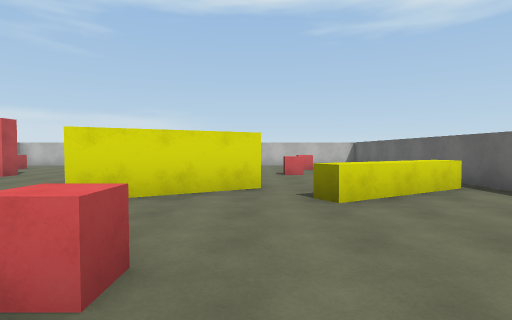
view 1 (above)

15 first-person views from a walk through a Unity game level. The camera is 1.4 m above the floor, tilts 2° down and sees 80° across. The floor is counted in squares, 2 m on a side. Each view is taken from the middle of a square. On the plan, view 1 faces up. The plan holds only what a view shows up to about 10 squares ahead; the rest is blank. Surface patterns are stand-ins for the level's own textures.

view 2
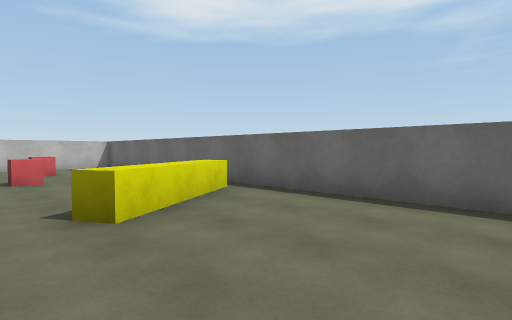

view 3
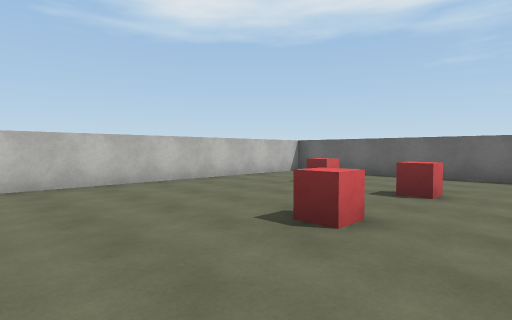

view 4
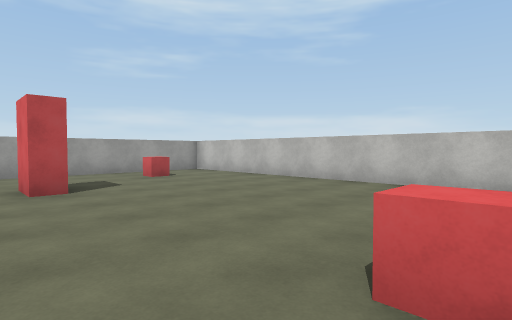

view 5
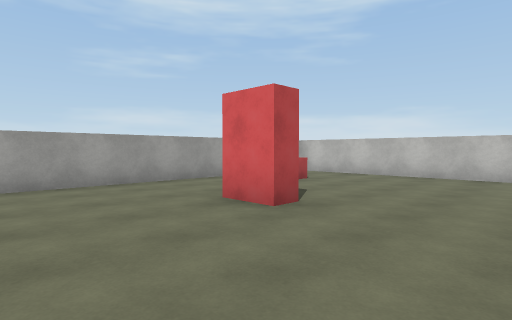

view 6
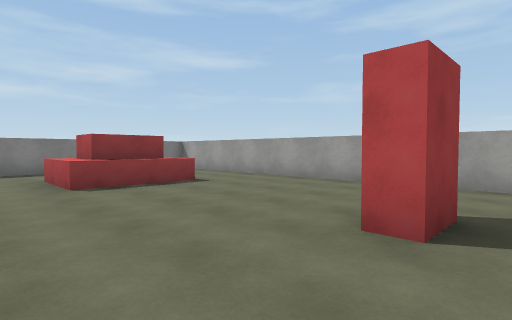

view 7
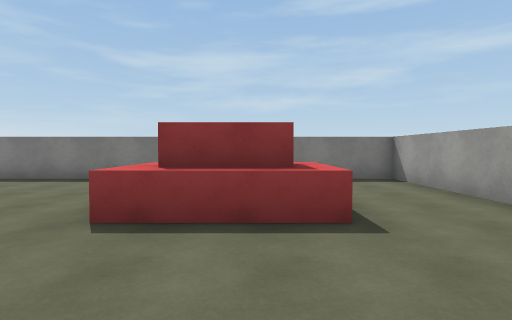

view 8
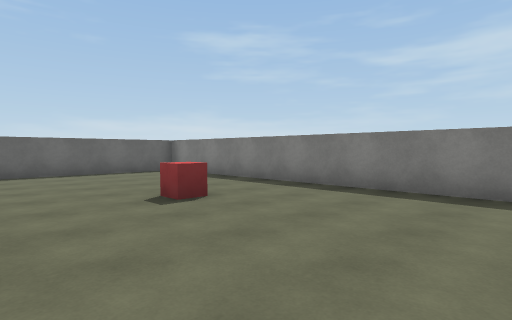

view 9
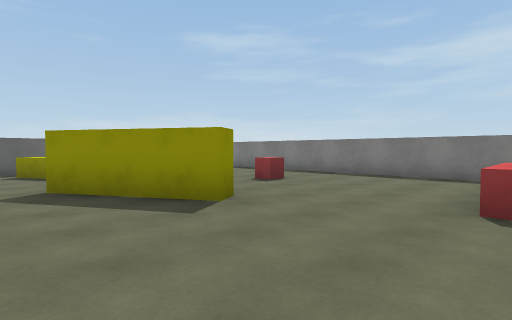

view 10
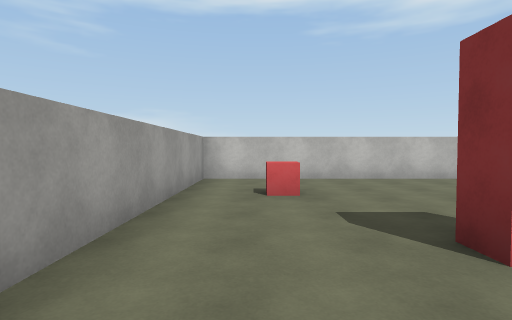

view 11
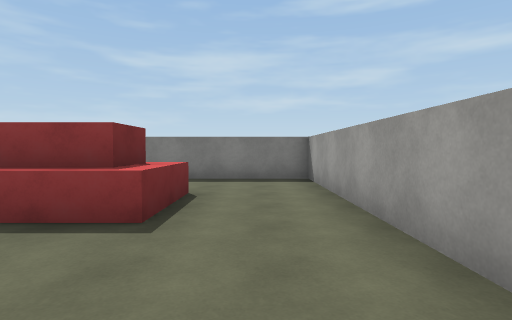

view 12
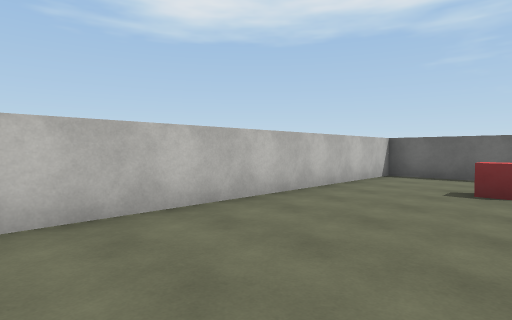

view 13
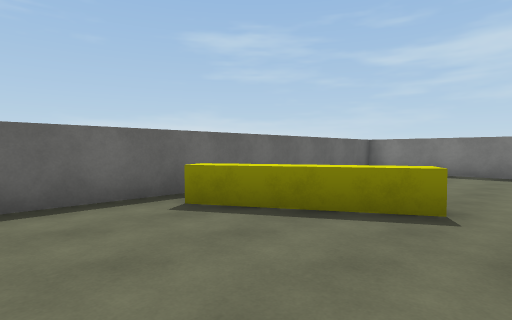

view 14
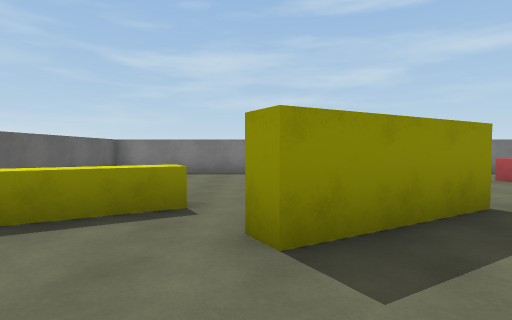

view 15
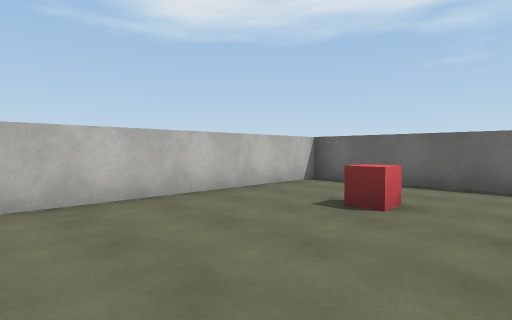

### Floor plan
Key: @ floor where view 1 was taken; # wall or solid block; x gap in a wall; . floor; = window, fence, low wall or low ledge; ^ raised ledge; C red cube; B red block.
Columns run from 11 left of view 1 to 5 right of it. Each row starts with its distance up from view 1.
 14 #################
 13 #...............#
 12 #...............#
 11 #.C..........C..#
 10 #...............#
  9 #.........C.C...#
  8 #...B...........#
  7 #...............#
  6 #.........##..=x#
  5 #.......###.#^^.#
  4 #.......#...^...#
  3 #..^^^..........#
  2 #..^##....C.....#
  1 #...^^..........#
  0 #... ......@....#
 -1 #... .........  #
 -2 ################

Where each view was taken, in squares from view 1:
view 1: 0 up, 0 right, facing up
view 2: 1 up, 0 right, facing up-right
view 3: 7 up, 4 left, facing up-right
view 4: 7 up, 1 left, facing up-left
view 5: 5 up, 4 left, facing up-left
view 6: 9 up, 4 left, facing down-left
view 7: 6 up, 7 left, facing down
view 8: 4 up, 5 left, facing down-right
view 9: 7 up, 6 left, facing down-right
view 10: 6 up, 9 left, facing up
view 11: 6 up, 9 left, facing down
view 12: 10 up, 4 left, facing up-right
view 13: 8 up, 0 right, facing down-right
view 14: 8 up, 0 right, facing down
view 15: 9 up, 2 left, facing up-right
